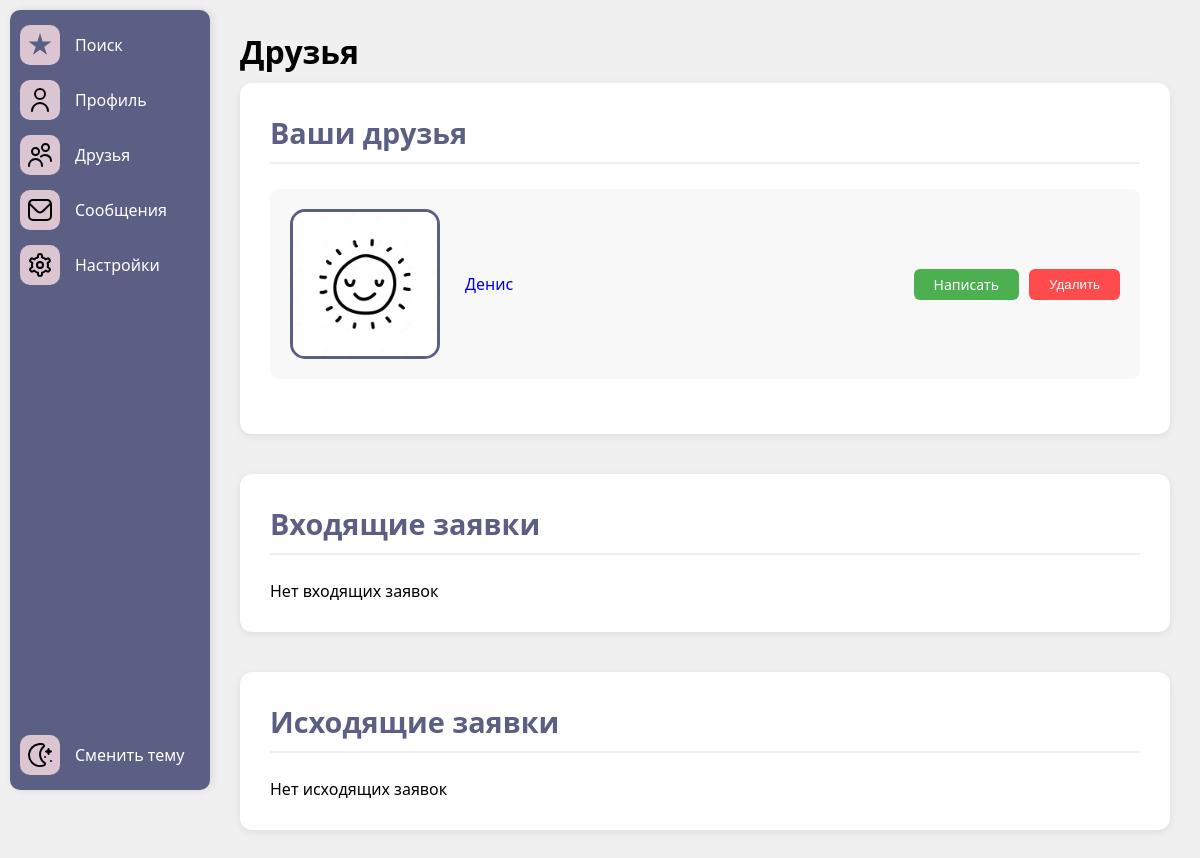
The page /friends/ (signed in) on the database as committed earlier.
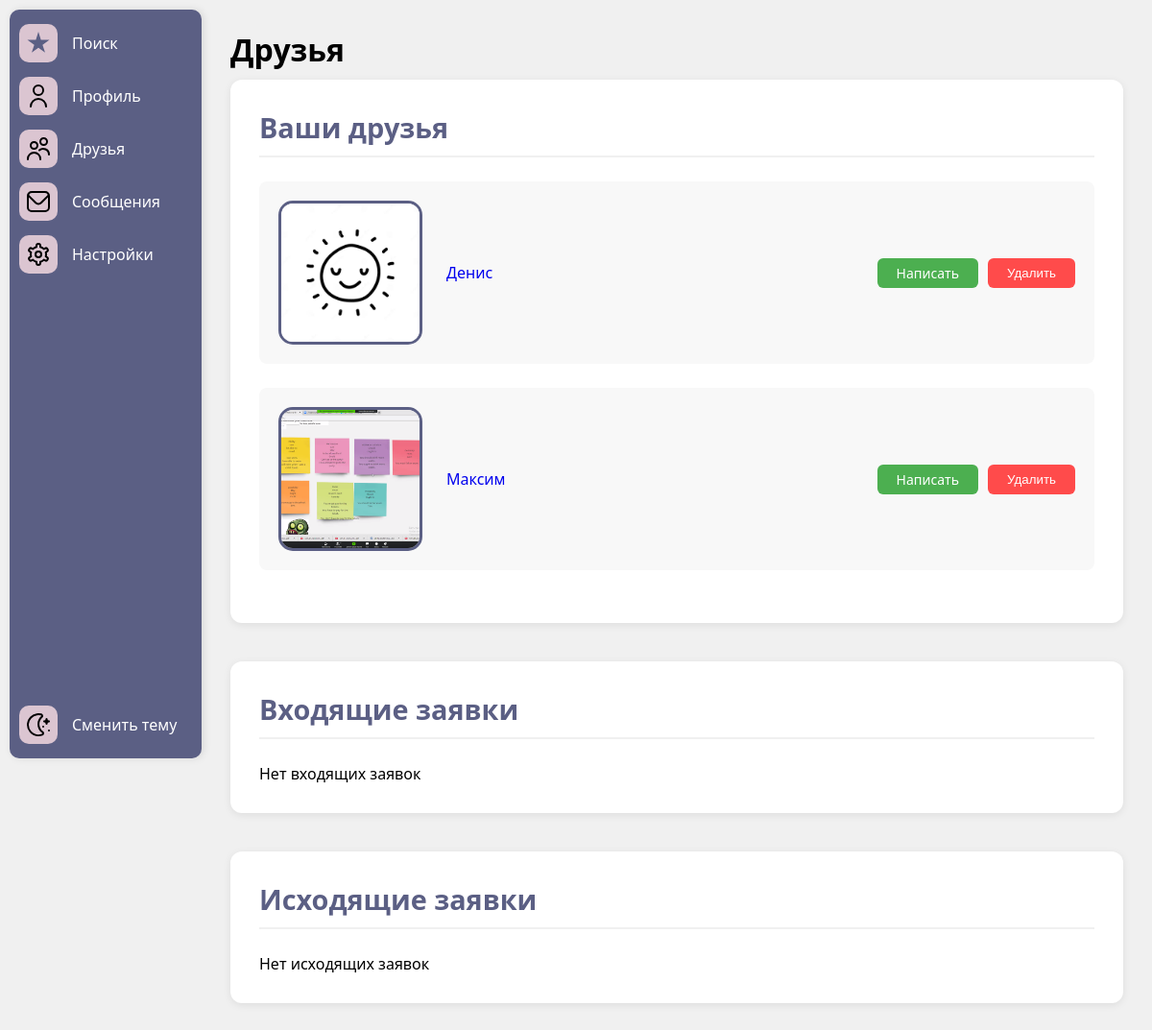
The same page on the database as committed later.
### compatibility/models.py (models this page shows)
class Friendship(models.Model):
    STATUS_CHOICES = (
        ('pending', 'Ожидает подтверждения'),
        ('accepted', 'Принято'),
        ('declined', 'Отклонено'),
    )
    from_user = models.ForeignKey(User, on_delete=models.CASCADE, related_name='sent_requests')
    to_user = models.ForeignKey(User, on_delete=models.CASCADE, related_name='received_requests')
    status = models.CharField(max_length=10, choices=STATUS_CHOICES, default='pending')
    created_at = models.DateTimeField(auto_now_add=True)
    class Meta:
        unique_together = ('from_user', 'to_user')

### authuser/models.py (models this page shows, shortened)
class User(AbstractBaseUser, PermissionsMixin):
    full_name = models.CharField(max_length=100)
    email = models.EmailField(unique=True)
    is_active = models.BooleanField(default=True)
    is_staff = models.BooleanField(default=False)
    is_ai = models.BooleanField(default=False)
    objects = CustomUserManager()
    USERNAME_FIELD = 'email'
    REQUIRED_FIELDS = ['full_name']

class Profile(models.Model):
    user = models.OneToOneField(User, on_delete=models.CASCADE, related_name='profile')
    avatar = models.ImageField(upload_to='avatars/', blank=True, null=True, default='avatars/default_avatar.jpg')
    gender = models.ForeignKey('Gender', on_delete=models.SET_NULL, blank=True, null=True)
    job = models.CharField(max_length=20, blank=True, null=True)
    birth_date = models.DateField(blank=True, null=True)
    bio = models.CharField(max_length=200, blank=True, null=True)
    city = models.ForeignKey('City', on_delete=models.SET_NULL, blank=True, null=True)
    interests = models.ManyToManyField('Interest', blank=True)
    height = models.PositiveIntegerField(blank=True, null=True)
    zodiac_sign = models.ForeignKey('Zodiac', on_delete=models.SET_NULL, blank=True, null=True)
    smoking = models.ForeignKey('Smoking', on_delete=models.SET_NULL, blank=True, null=True)
    alcohol = models.ForeignKey('Alcohol', on_delete=models.SET_NULL, blank=True, null=True)
    religion = models.ForeignKey('Religion', on_delete=models.SET_NULL, blank=True, null=True)
    education = models.ForeignKey('Education', on_delete=models.SET_NULL, blank=True, null=True)
    children = models.ForeignKey('Children', on_delete=models.SET_NULL, blank=True, null=True)
    language = models.ManyToManyField('Language', blank=True, null=True)
    relationship = models.ForeignKey('Relationship', on_delete=models.SET_NULL, blank=True, null=True)

### compatibility/views.py (the view)
# urls.py: path('friends/', friends, name='friends'),
@login_required
def friends(request):
    incoming_requests = Friendship.objects.filter(
        to_user=request.user,
        status='pending'
    ).select_related('from_user')
    outgoing_requests = Friendship.objects.filter(
        from_user=request.user,
        status='pending'
    ).select_related('to_user')
    friends = Friendship.objects.filter(
        Q(from_user=request.user) | Q(to_user=request.user),
        status='accepted'
    ).select_related('from_user', 'to_user')
    context = {
        'incoming_requests': incoming_requests,
        'outgoing_requests': outgoing_requests,
        'friends': friends,
    }
    return render(request, 'friends.html', context)

### templates/friends.html (shortened to what this page needs)
{% extends 'base.html' %}
{% load static %}
{% block extra_css %}
<link rel="stylesheet" href="{% static 'css/friends_style.css' %}">
{% endblock %}
{% block content %}
<div class="friends-container">
    <div>
        <h1 style="margin-bottom: 10px;">Друзья</h1>
    </div>
    <div class="friends-section">
        <h2>Ваши друзья</h2>
        <div class="friends-list">
            {% for friendship in friends %}
            <div class="friend-card">
                {% if friendship.from_user != request.user %}
                <img src="{{ friendship.from_user.profile.avatar.url }}" class="avatar-medium" alt="Аватар друга">
                <div class="friend-info">
                    <a href="{% url 'user_profile' friendship.from_user.id %}" class="user-link">
                        {{ friendship.from_user.full_name }}
                    </a>
                    <div class="friend-actions">
                        <a href="{% url 'messenger_detail' friendship.from_user.id %}"
                           class="btn btn-primary message-btn">
                            Написать
                        </a>
                        <form action="{% url 'remove_friend' friendship.from_user.id %}" method="post">
                            <button type="submit" class="btn btn-danger">Удалить</button>
                        </form>
                    </div>
                </div>
                {% endif %}
            </div>
            {% empty %}
            <p class="no-friends">У вас пока нет друзей</p>
            {% endfor %}
        </div>
    </div>
    <div class="requests-section">
        <h2>Входящие заявки</h2>
        {% for request in incoming_requests %}
        <div class="request-card">
            <img src="{{ request.from_user.profile.avatar.url }}" class="avatar-small" alt="Аватар">
            <div class="request-info">
                <a href="{% url 'user_profile' request.from_user.id %}" class="user-link">
                    {{ request.from_user.full_name }}
                </a>
                <div class="request-actions">
                    <form action="{% url 'accept_friend_request' request.id %}" method="post">
                        {% csrf_token %}
                        <button type="submit" class="btn btn-success">Принять</button>
                    </form>
                    <form action="{% url 'decline_friend_request' request.id %}" method="post">
                        {% csrf_token %}
                        <button type="submit" class="btn btn-danger">Отклонить</button>
                    </form>
                </div>
            </div>
        </div>
        {% empty %}
        <p class="no-requests">Нет входящих заявок</p>
        {% endfor %}
    </div>
    <div class="requests-section">
        <h2>Исходящие заявки</h2>
        {% for request in outgoing_requests %}
        <div class="request-card">
            <img src="{{ request.to_user.profile.avatar.url }}" class="avatar-small" alt="Аватар">
            <div class="request-info">
                <a href="{% url 'user_profile' request.to_user.id %}" class="user-link">
                    {{ request.to_user.full_name }}
                </a>
                <form action="{% url 'cancel_friend_request' request.id %}" method="post">
                    {% csrf_token %}
                    <button type="submit" class="btn btn-warning">Отменить</button>
                </form>
            </div>
        </div>
        {% empty %}
        <p class="no-requests">Нет исходящих заявок</p>
        {% endfor %}
    </div>
</div>
{% endblock %}

Rows that differ between the two databases and show on the page:
added Friendship: from_user.profile.avatar (picture), from_user.full_name "Максим"
